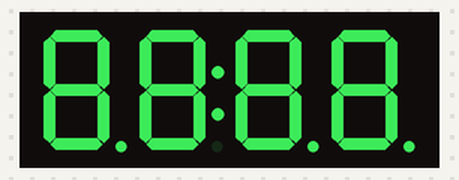
Bench run of a sketch on a simulated Arduino Uno, built with avr-gcc and run on an emulated ATmega328P. On the bench: 4-digit seven-segment display.

Above: at 1.1 s.
At 21.5 s:
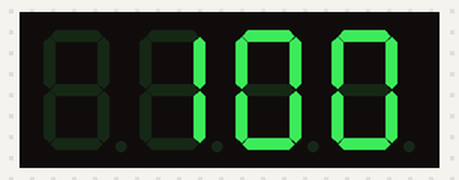
At 23.6 s:
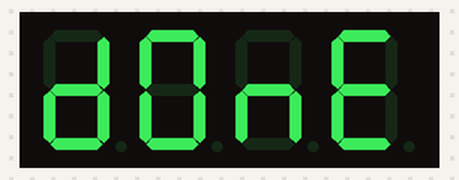
At 38.8 s:
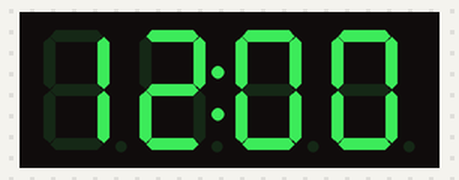

The sketch:

Day_16.ino
```cpp
#include <TM1637Display.h>

/* Day 16 - A fancy new display - lcd 7 segment
    ShawKai 11 jan 2024
*/

const byte CLK_Pin = 6, DIO_Pin = 5;

TM1637Display landerDisplay = TM1637Display(CLK_Pin, DIO_Pin);

/*
    A     SEG_A = 0b00000001
   F B    SEG_B = 0b00000010
    G
   E C
    D
*/
const byte allOn[] = {0b11111111, 0b11111111, 0b11111111, 0b11111111};
const byte done[] = {
  SEG_B | SEG_C | SEG_D | SEG_E | SEG_G,
  SEG_A | SEG_B | SEG_C | SEG_D | SEG_E | SEG_F,
  SEG_C | SEG_E | SEG_G,
  SEG_A | SEG_D | SEG_E | SEG_F | SEG_G
};

void setup() {
  landerDisplay.setBrightness(7);
}

void loop() {
  landerDisplay.clear();
  delay(1000);

  landerDisplay.setSegments(allOn);
  delay(1000);

  landerDisplay.clear();
  delay(1000);

  /* .showNumberDecEx()
   *  00:00 (0b01000000)
   */
  for (int i = 0; i < 4; i++) { // blinking 12:00
    landerDisplay.showNumberDecEx(1200, 0b01000000);
    delay(500);
    landerDisplay.clear();
    delay(500);
  }

  for (int i = -100; i <= 100; i++) { // counter from -100 to 100
    landerDisplay.showNumberDec(i);
    delay(50);
  }
  delay(1000);

  landerDisplay.clear();
  delay(1000);

  landerDisplay.setSegments(done);
  delay(10000);
}
```

Measured:
- what the display in image 0 shows lasts 1.1 s, from 1.0 s to 2.1 s
- what the display in image 1 shows lasts 1.1 s, from 21.5 s to 22.6 s
- what the display in image 2 shows lasts 10.0 s, from 23.6 s to 33.6 s
- what the display in image 3 shows lasts 0.5 s, from 38.8 s to 39.3 s
